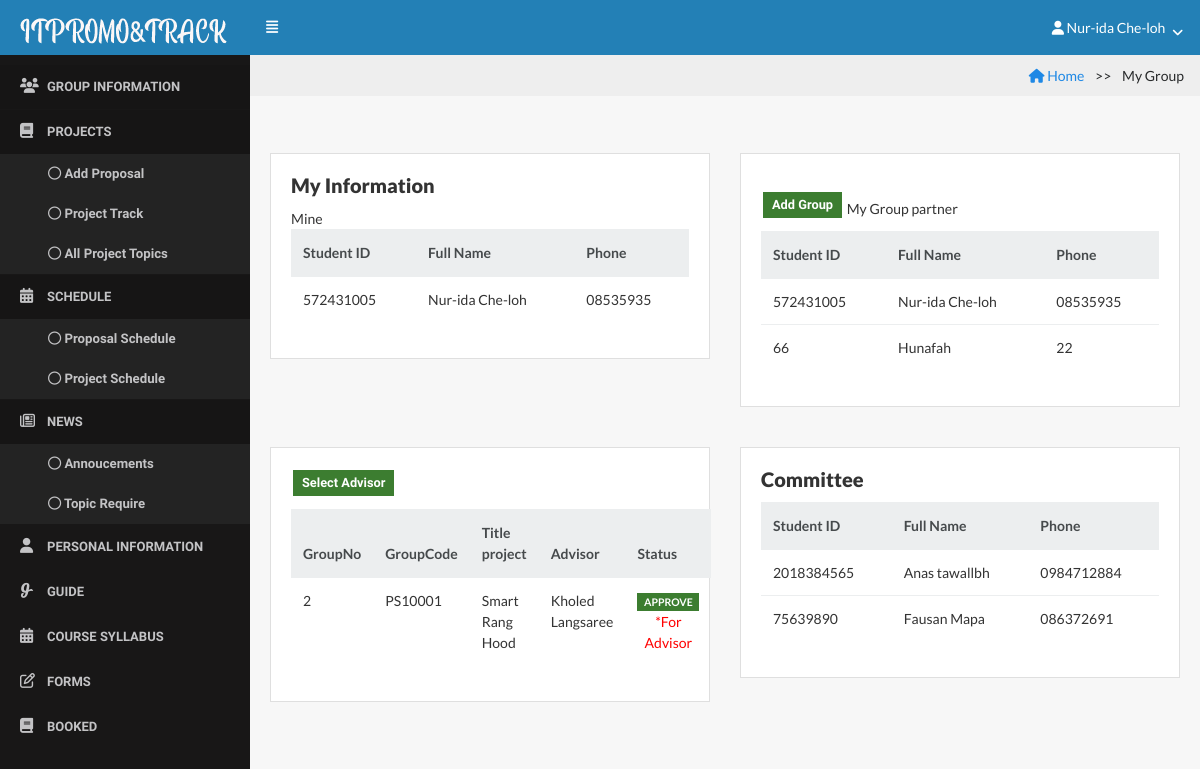
The app's page /index.php?page=infor_group (signed in) with its own data.
### tables this page shows
CREATE TABLE `member` (
  `member_id` int(11) NOT NULL,
  `member_idcard` int(30) NOT NULL,
  `member_username` varchar(255) NOT NULL,
  `member_fullname` varchar(255) NOT NULL,
  `member_password` varchar(255) NOT NULL,
  `member_pos` enum('Lecturer','Student','Officer') NOT NULL COMMENT '1=Lecturer, 3=Student, 4=Officer',
  `member_phone` varchar(255) NOT NULL,
  `member_email` varchar(255) NOT NULL,
  `member_gender` enum('Male','Female') NOT NULL COMMENT 'm=Male, f=female',
  `admin_id` int(20) NOT NULL COMMENT 'Foreign Key to tb_admin',
  `group_id` int(20) DEFAULT NULL
);

CREATE TABLE `advisergroup` (
  `advisergroup_id` int(11) NOT NULL,
  `advisergroup_topic` varchar(255) DEFAULT NULL,
  `advisergroup_status` enum('0','Waiting','Approve') NOT NULL DEFAULT 'Waiting',
  `member_id` int(11) NOT NULL,
  `group_id` int(11) NOT NULL,
  `admin_id` varchar(20) NOT NULL
);

CREATE TABLE `partnergroup` (
  `group_id` int(11) NOT NULL,
  `group_number` varchar(255) NOT NULL
);

CREATE TABLE `committeegroup` (
  `committeegroup_id` int(11) NOT NULL,
  `member_id` int(11) NOT NULL,
  `group_id` int(11) NOT NULL,
  `status_presentation` enum('','Pass','No') NOT NULL,
  `comment` varchar(5000) NOT NULL,
  `status_project` enum('','Pass','No') NOT NULL,
  `comment_project` varchar(255) NOT NULL
);

### menu/function.php (called while the page is built, shortened)
<?php
function get_groupcode(){
require 'connect.php';
	$sql = "SELECT group_number FROM partnergroup ";
	if($rs = $db->query($sql)){
		if($row = $rs->fetch_object()){
			return $row->group_number;
		}
	}else{
		echo $db->error;
		$db->close();
	}
}
function get_group_id(){
require 'connect.php';
	$member_id = $_SESSION['id'];
	$sql = "SELECT group_id FROM member WHERE member_id = '$member_id' AND member_pos = 'Student'";
	if($rs = $db->query($sql)){
		if($row = $rs->fetch_object()){
			return $row->group_id;
		}
	}else{
		echo $db->error;
		$db->close();
	}
}
?>

### student/infor_group.php (the view, shortened to what this page needs)
<!DOCTYPE html>
 <html>
 <head>
 <ul class="breadcrumb">
 <li><a href="index.php"><i class="fa fa-home"></i> Home</a></li>
  <li class="active">My Group</li>
</ul>
   <div class="content">
                    <div class="row">
                        <div class="col-lg-12">
                        </div>
                    </div>
  <div class="row">
                        <div class="col-lg-6">
                            <div class="card">
                                <div class="card-block">
                                    <h5 class="text-bold card-title">My Information</h5>
                                     <table class="table">
                                        <thead class="thead-default">
                                           <tr>
                  <th>Student ID</th>
                  <th>Full Name</th>
                  <th>Phone</th>
                </tr>
                                        </thead>
                                        <tbody>
                                          <?php
        $sql = "SELECT member_fullname, member_phone, member_idcard FROM member WHERE member_id='".$_SESSION['id']."'";
              if($result = $db->query($sql)){
                while($objResult = $result->fetch_object()){
              ?>
                <tr>
                  <td><?php echo $objResult->member_idcard; ?></td>
                  <td><?php echo $objResult->member_fullname; ?></td>
                  <td><?php echo $objResult->member_phone; ?></td>
                </tr>
              <?php
                }
              }
              ?>
                                        </tbody>
                                    </table>
                                </div>
                            </div>
                        </div>
                        <div class="col-lg-6">
                            <div class="card">
                                <div class="card-block">
     <button type="button"  class="btn btn-success btn-sm" data-toggle="modal" data-target="#create_group" style="margin-bottom: 13px;">
   <i class="glyphicon glyphicon-plus"></i>Add Group
  </button>
                                    <table class="table">
                                        <thead class="thead-default">
                                           <tr>
                  <th>Student ID</th>
                  <th>Full Name</th>
                  <th>Phone</th>
                </tr>
                                        </thead>
                                        <tbody>
                                          <?php
              $group_id = get_group_id($_SESSION['id']);
                $sql = "SELECT member_fullname, member_phone, member_idcard FROM member WHERE group_id = '$group_id'";
              if($rs = $db->query($sql)){
                while($row = $rs->fetch_object()){
              ?>
                <tr>
                  <td><?php echo $row->member_idcard; ?></td>
                  <td><?php echo $row->member_fullname; ?></td>
                  <td><?php echo $row->member_phone; ?></td>
                </tr>
              <?php
                }
              }else{
              }
              ?>
                                        </tbody>
                                    </table>
                                </div>
                            </div>
                        </div>
                        <div class="col-lg-6">
                            <div class="card">
                                <div class="card-block">
  <button type="button"  class="btn btn-success btn-sm" data-toggle="modal" data-target="#selectadvisor" style="margin-bottom: 13px;">
   <i class="glyphicon glyphicon-plus"></i>Select Advisor
  </button>
                <?php
                include '../menu/connect.php';
                ?>
      <table class="table">
         <thead class="thead-default">
            <tr>
              <th>GroupNo</th>
              <th>GroupCode</th>
              <th>Title project</th>
              <th>Advisor</th>
              <th>Status</th>
           </tr>
          </thead>
    <tbody>
    <?php
$my_id = $_SESSION['id'];
$my_group_id = get_group_id($my_id);
$sql = "SELECT advisergroup.advisergroup_id, advisergroup.advisergroup_status,advisergroup.advisergroup_topic,advisergroup.group_id,member.member_id,member.member_fullname FROM advisergroup
         JOIN member ON advisergroup.member_id = member.member_id
         WHERE advisergroup.group_id = '$my_group_id'";
              if($rs = $db->query($sql)){
                while($row = $rs->fetch_object()){
              ?>
                <tr>
                  <td><?php echo get_group_id($row->group_id); ?></td>
                  <td><?php echo get_groupcode($row->group_id); ?></td>
                  <td><?php echo $row->advisergroup_topic; ?></td>
                  <td><?php echo $row->member_fullname; ?></td>
 <td class="text-center"><span class="badge badge-success"><?php echo $row->advisergroup_status;?></span> <font color='red'> *For Advisor</font> </td>
                </tr>
              <?php
                }
              }else{
              }
              ?>
                                        </tbody>
                                    </table>
                                </div>
                            </div>
                        </div>
                        <div class="col-lg-6">
                            <div class="card">
                                <div class="card-block">
                                    <h5 class="text-bold card-title">Committee</h5>
                                <table class="table">
                                        <thead class="thead-default">
                                           <tr>
                  <th>Student ID</th>
                  <th>Full Name</th>
                  <th>Phone</th>
                </tr>
                                        </thead>
                                        <tbody>
                                          <?php
          $sql = "SELECT committeegroup.committeegroup_id, member.member_fullname,member.member_idcard ,member.member_phone FROM committeegroup
          LEFT JOIN member ON committeegroup.member_id = member.member_id
          WHERE committeegroup.group_id = '$group_id'";
              if($rs = $db->query($sql)){
                while($row = $rs->fetch_object()){
              ?>
                <tr>
                  <td><?php echo $row->member_idcard; ?></td>
                  <td><?php echo $row->member_fullname; ?></td>
                  <td><?php echo $row->member_phone; ?></td>
                </tr>
              <?php
                }
              }else{
              }
              ?>
                                        </tbody>
                                    </table>
                                </div>
                            </div>
                        </div>

### assets/css/core.css (style rules this page uses)
.btn { position: relative; margin: 2px; font-weight: bold; position: relative; font-size: 0.8rem; margin: 2px; font-weight: 600; font-family: 'Raleway', sans-serif; }
body, input, textarea, button { font-family: "Lato", sans-serif; }
.card { margin-bottom: 20px; margin-top: 20px; color: #333; border-radius: 0; }
.badge { padding: 3.6px 6.6px; text-transform: uppercase; }

### assets/css/components.css (style rules this page uses)
html, body { width: 100%; height: 100%; }
body { font-family: "Lato", sans-serif; font-size: 0.875rem !important; background-color: #f7f7f7; }
.content { padding: 20px 20px; }
.content:after { content: ''; display: table; clear: both; }
.text-bold { font-weight: 800; }
.text-center { text-align: center; }

### student/infor_group.php (style rules this page uses)
ul.breadcrumb { background-color: #eee; text-align: right; padding: 10px 16px; }
ul.breadcrumb li { display: inline; }
ul.breadcrumb li+li:before { padding: 8px; content: ">>\00a0"; }

### records on screen
member: member_idcard "572431005", member_fullname "Nur-ida Che-loh", member_phone "08535935"
member: member_idcard "66", member_fullname "Hunafah", member_phone "22"
advisergroup: group "2", group.group_number "PS10001", advisergroup_topic "Smart Rang Hood", member.member_fullname "Kholed Langsaree", advisergroup_status "APPROVE"
committeegroup: member.member_idcard "2018384565", member.member_fullname "Anas tawallbh", member.member_phone "0984712884"
committeegroup: member.member_idcard "75639890", member.member_fullname "Fausan Mapa", member.member_phone "086372691"

### other values on screen
$_SESSION['name'] "Nur-ida Che-loh"
